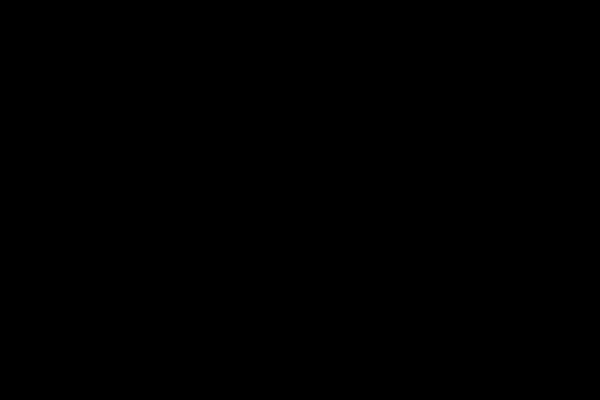
Frame 1 (no input)
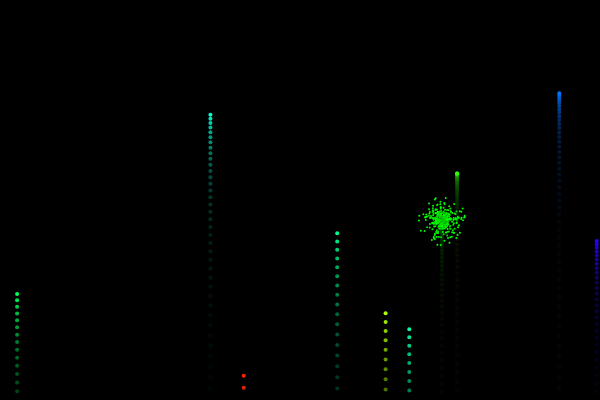
Frame 60 (no input)
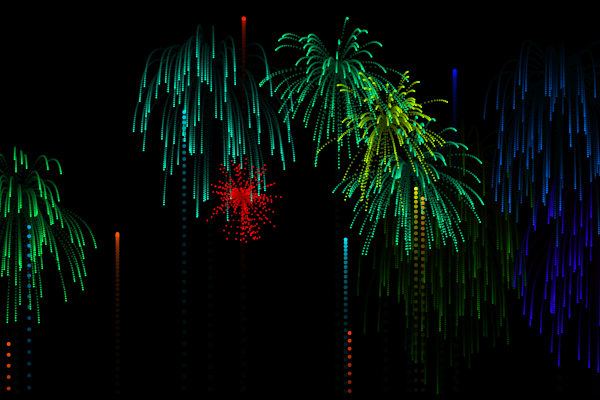
Frame 120 (the mouse pressed at the canvas centre since frame 60)

The p5.js sketch that drew these frames (run headless with seeded random() and noise() and a simulated clock; from frame 60 on, the mouse is pressed at the canvas centre):

// p5.js sketch
// ── sketch.js
var fireworks = [];
var gravity;

function setup() {
  createCanvas(600,400);
  colorMode(HSB);
  gravity = createVector(0, 0.2);
  stroke(255);
  strokeWeight(4);
  background(0);
}

function draw() {
  colorMode(RGB);
  background(0, 0, 0, 25);
  if (random(1) < 0.1) {
    fireworks.push(new Firework());
  }

  for (var i = fireworks.length-1; i >= 0; i--) {
    fireworks[i].update();
    fireworks[i].show();
    if (fireworks[i].done()) {
      fireworks.splice(i, 1);
    }
  }

  console.log(fireworks.length);
}

// ── firework.js
function Firework() {

  this.hue = random(255);
  this.firework = new Particle(random(width) , height, this.hue,  true);
  this.exploded = false;
  this.particles = [];

  this.done = function() {
    if (this.exploded && this.particles.length == 0) {
      return true;
    } else {
      return false;
    }
  }

  this.update = function() {
    if (!this.exploded) {
      this.firework.applyForce(gravity);
      this.firework.update();
      if (this.firework.vel.y >= 0) {
        this.exploded = true;
        this.explode();
      }
    }

    for (var i = this.particles.length-1; i >= 0; i--) {
      this.particles[i].applyForce(gravity);
      this.particles[i].update();
      if (this.particles[i].done()) {
        this.particles.splice(i, 1);
      }
    }
  }

  this.explode = function() {
    for (var i = 0; i < 100; i++) {
      var p = new Particle(this.firework.pos.x, this.firework.pos.y, this.hue, false);
      this.particles.push(p);
    }    
  }

  this.show = function() {
    if (!this.exploded) {
      this.firework.show();
    }
    for (var i = 0; i < this.particles.length; i++) {
      this.particles[i].show();
    }
  }
}

// ── particle.js
function Particle(x, y, hue, firework) {
  this.pos = createVector(x, y);
  this.firework = firework;
  this.lifespan = 255;
  this.hue = hue;

  if (firework) {
    this.vel = createVector(0, random(-13, -8));
  } else {
    this.vel = p5.Vector.random2D();
    this.vel.mult(random(2, 10));
  }

  this.acc = createVector(0, 0);

  this.applyForce = function(force) {
    this.acc.add(force);
  }

  this.update = function() {
    if (!this.firework) {
      this.vel.mult(0.9);
      this.lifespan -= random(1, 10);
    }
    this.vel.add(this.acc);
    this.pos.add(this.vel);
    this.acc.mult(0);
  }

  this.done = function() {
    if (this.lifespan < 0) {
      return true;
    } else {
      return false;
    }
  }

  this.show = function() {
    colorMode(HSB);
    if (!this.firework) {
      strokeWeight(2);
      stroke(hue, 255, 255, this.lifespan);
    } else {
      strokeWeight(4);
      stroke(hue, 255, 255);
    }
    point(this.pos.x, this.pos.y);
  }
}
